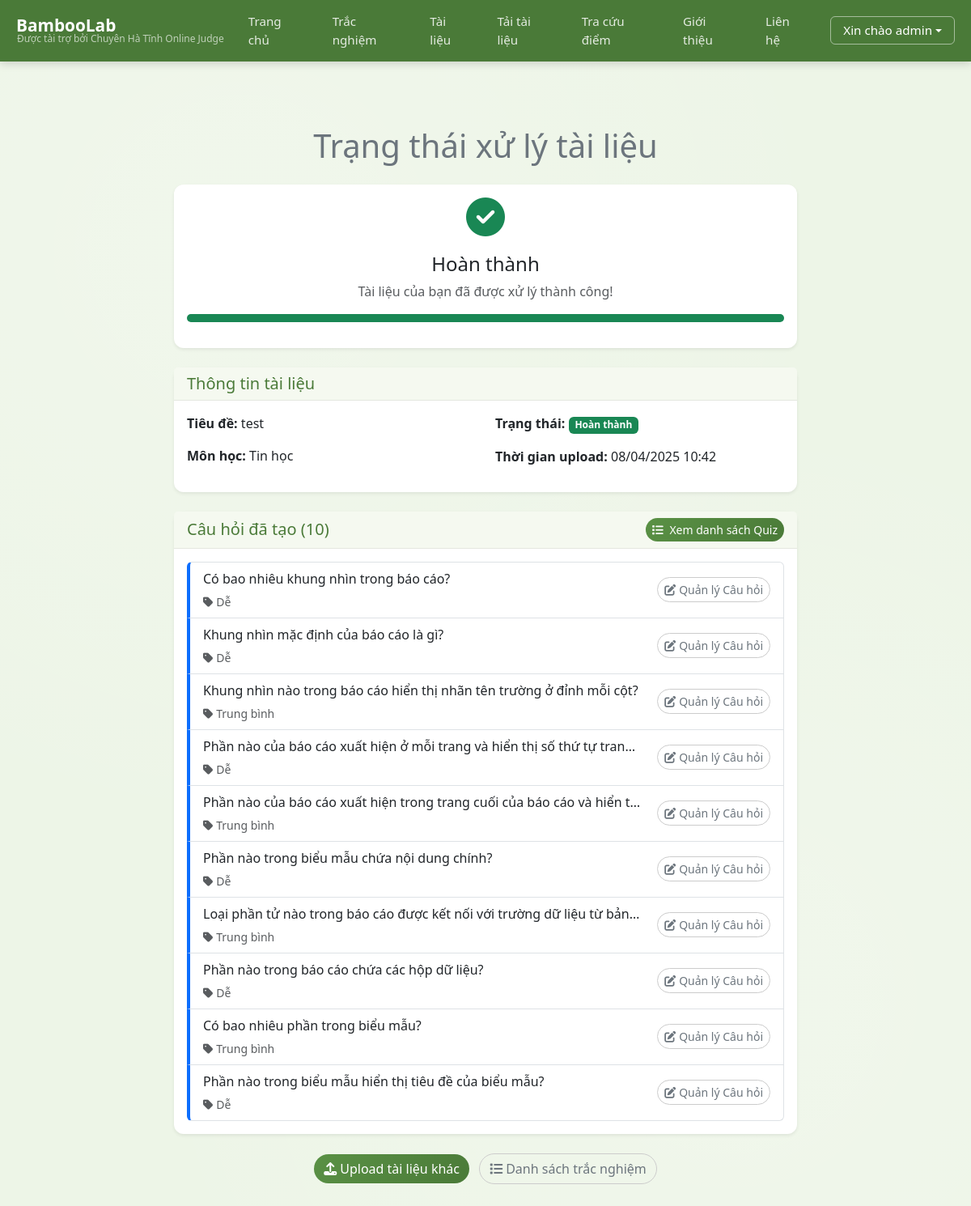
Screenshot of /document-status/17/ (signed in) with the database file from the repository.
### core/models.py (models this page shows, shortened)
class Document(models.Model):
    STATUS_CHOICES = [
        ('pending', 'Đang chờ xử lý'),
        ('processing', 'Đang xử lý'),
        ('completed', 'Hoàn thành'),
        ('failed', 'Thất bại')
    ]
    title = models.CharField(max_length=255)
    file = models.FileField(upload_to='documents/', null=True, blank=True)
    subject = models.ForeignKey(Subject, on_delete=models.CASCADE, related_name='documents', verbose_name="Môn học", null=True)
    uploaded_at = models.DateTimeField(auto_now_add=True)
    author = models.ForeignKey(User, on_delete=models.CASCADE, related_name='documents', verbose_name="Tác giả", null=True)
    status = models.CharField(max_length=20, choices=STATUS_CHOICES, default='pending')
    task_id = models.CharField(max_length=255, blank=True, null=True)
    error_message = models.TextField(blank=True, null=True)
    additional_requirements = models.TextField(blank=True, null=True)
    progress = models.IntegerField(default=0, help_text="Tiến trình xử lý (0-100%)")
    progress_message = models.CharField(max_length=255, blank=True, null=True, help_text="Thông báo về tiến trình hiện tại")
    class Meta:
        verbose_name = "Tài liệu"
        verbose_name_plural = "Tài liệu"
        ordering = ['uploaded_at']

class Subject(models.Model):
    name = models.CharField(max_length=100, unique=True, verbose_name="Tên môn học")
    code = models.CharField(max_length=20, blank=True, null=True, verbose_name="Mã môn học")
    description = models.TextField(blank=True, null=True, verbose_name="Mô tả")
    created_at = models.DateTimeField(auto_now_add=True)
    updated_at = models.DateTimeField(auto_now=True)
    class Meta:
        verbose_name = "Môn học"
        verbose_name_plural = "Môn học"
        ordering = ['name']
    def __str__(self):
        return self.name

class Question(models.Model):
    text = models.TextField()
    subject_text = models.CharField(max_length=100, verbose_name="Tên môn học (cũ)", null=True)
    subject = models.ForeignKey(Subject, on_delete=models.CASCADE, related_name='questions', verbose_name="Môn học", null=True)
    difficulty = models.CharField(max_length=20, choices=[
        ('easy', 'Dễ'),
        ('medium', 'Trung bình'),
        ('hard', 'Khó')
    ], default='medium')
    created_at = models.DateTimeField(auto_now_add=True)
    updated_at = models.DateTimeField(auto_now=True)
    document = models.ForeignKey('Document', on_delete=models.SET_NULL, null=True, blank=True, related_name='questions')
    class Meta:
        verbose_name = "Câu hỏi"
        verbose_name_plural = "Câu hỏi"
        ordering = ['created_at']

### core/views.py (the view)
# urls.py: path("document-status/<int:document_id>/", document_status, name="document-status"),
@user_passes_test(lambda u: u.is_staff)
def document_status(request, document_id):
    document = get_object_or_404(Document, id=document_id)
    questions = Question.objects.filter(document=document)
    question_count = questions.count()
    context = {
        'document': document,
        'question_count': question_count,
        'questions': questions
    }
    return render(request, 'document-status.html', context)

### templates/document-status.html (shortened to what this page needs)
{% extends 'base.html' %}
{% block content %}
<div class="content-container py-5">
    <h1 class="mb-4 text-center">Trạng thái xử lý tài liệu</h1>
    <div class="card shadow-sm mb-4">
        <div class="card-body text-center">
            {% if document.status == 'pending' %}
                <i class="fas fa-clock status-icon status-pending"></i>
                <h4>Đang chờ xử lý</h4>
                <p class="text-muted">Tài liệu của bạn đang trong hàng đợi chờ xử lý.</p>
                <div class="progress mb-3">
                    <div class="progress-bar progress-bar-striped progress-bar-animated bg-warning" role="progressbar" style="width: {% if document.progress > 0 %}{{ document.progress }}{% else %}15{% endif %}%" aria-valuenow="{% if document.progress > 0 %}{{ document.progress }}{% else %}15{% endif %}" aria-valuemin="0" aria-valuemax="100"></div>
                </div>
                {% if document.progress_message %}
                <p class="text-muted progress-message">{{ document.progress_message }}</p>
                {% endif %}
            {% elif document.status == 'completed' %}
                <i class="fas fa-check-circle status-icon status-completed"></i>
                <h4>Hoàn thành</h4>
                <p class="text-muted">Tài liệu của bạn đã được xử lý thành công!</p>
                <div class="progress mb-3">
                    <div class="progress-bar bg-success" role="progressbar" style="width: 100%" aria-valuenow="100" aria-valuemin="0" aria-valuemax="100"></div>
                </div>
            {% endif %}
        </div>
    </div>
    <div class="card shadow-sm mb-4">
        <div class="card-header">
            <h5 class="mb-0">Thông tin tài liệu</h5>
        </div>
        <div class="card-body">
            <div class="row">
                <div class="col-md-6">
                    <p><strong>Tiêu đề:</strong> {{ document.title }}</p>
                    <p><strong>Môn học:</strong> {{ document.subject }}</p>
                </div>
                <div class="col-md-6">
                    <p><strong>Trạng thái:</strong>
                        <span class="badge
                        {% if document.status == 'pending' %}bg-warning
                        {% elif document.status == 'processing' %}bg-primary
                        {% elif document.status == 'completed' %}bg-success
                        {% elif document.status == 'failed' %}bg-danger
                        {% endif %}">
                            {{ document.get_status_display }}
                        </span>
                    </p>
                    <p><strong>Thời gian upload:</strong> {{ document.uploaded_at|date:"d/m/Y H:i" }}</p>
                </div>
            </div>
        </div>
    </div>
    {% if document.status == 'completed' %}
    <div class="card shadow-sm mb-4">
        <div class="card-header d-flex justify-content-between align-items-center">
            <h5 class="mb-0">Câu hỏi đã tạo ({{ question_count }})</h5>
            <a href="{% url 'quiz-list' %}" class="btn btn-sm btn-primary">
                <i class="fas fa-list me-1"></i> Xem danh sách Quiz
            </a>
        </div>
        <div class="card-body">
            {% if questions %}
                <div class="list-group">
                    {% for question in questions %}
                    <div class="list-group-item question-item">
                        <div class="d-flex justify-content-between align-items-center">
                            <div>
                                <p class="mb-1">{{ question.text|truncatechars:70 }}</p>
                                <small class="text-muted">
                                    <i class="fas fa-tag me-1"></i>{{ question.get_difficulty_display }}
                                </small>
                            </div>
                            <a href="{% url 'admin:core_question_changelist' %}{{ question.id }}" target="_blank" class="btn btn-sm btn-outline-secondary" title="Quản lý các câu hỏi của tài liệu này trong admin">
                                <i class="fas fa-edit me-1"></i>Quản lý Câu hỏi
                            </a>
                        </div>
                    </div>
                    {% endfor %}
                </div>
            {% else %}
                <div class="alert alert-info">
                    Không tìm thấy câu hỏi nào. Có thể đã xảy ra lỗi trong quá trình phân tích tài liệu.
                </div>
            {% endif %}
        </div>
    </div>
    {% endif %}
    <div class="text-center mt-4">
        <a href="{% url 'upload-document' %}" class="btn btn-primary">
            <i class="fas fa-upload me-1"></i>Upload tài liệu khác
        </a>
        <a href="{% url 'quiz-list' %}" class="btn btn-outline-secondary ms-2">
            <i class="fas fa-list me-1"></i>Danh sách trắc nghiệm
        </a>
    </div>
</div>
{% endblock %}

### templates/base.html (shortened to what this page needs)
<!DOCTYPE html>
<html lang="vi">
<head>
    <link href="https://cdn.jsdelivr.net/npm/bootstrap@5.3.0-alpha1/dist/css/bootstrap.min.css" rel="stylesheet">
    <link rel="stylesheet" href="https://cdnjs.cloudflare.com/ajax/libs/font-awesome/6.4.0/css/all.min.css">
</head>
<body>
    {% block navbar %}
    <nav class="navbar">
        <div class="navbar-container">
            <div class="logo-container">
                <div class="logo">
                    <a href="/">
                        <span>BambooLab</span>
                    </a>
                </div>
                <div class="sponsor-text">
                    Được tài trợ bởi Chuyên Hà Tĩnh Online Judge
                </div>
            </div>
            <div class="nav-links">
                 <a href="/" class="{% if request.path == '/' %}active{% endif %}">Trang chủ</a>
                 {% if user.is_staff %}
                 <a href="{% url 'quiz-list' %}" class="{% if '/quiz/' in request.path %}active{% endif %}">Trắc nghiệm</a>
                 <a href="{% url 'document-list' %}" class="{% if '/documents/' in request.path %}active{% endif %}">Tài liệu</a>
                 <a href="{% url 'upload-document' %}" class="{% if request.path == '/upload-document/' %}active{% endif %}">Tải tài liệu</a>
                 <a href="{% url 'score-ranking' %}" class="{% if request.path == '/score-ranking/' %}active{% endif %}">Tra cứu điểm</a>
                 {% endif %}
                 <a href="#">Giới thiệu</a>
                 <a href="#">Liên hệ</a>
            </div>
            <div class="nav-buttons">
                 {% if user.is_authenticated %}
                 <div class="nav-item dropdown">
                     <a class="login-btn dropdown-toggle d-flex align-items-center" href="#" id="userDropdownOld" role="button" data-bs-toggle="dropdown" aria-expanded="false">
                         Xin chào {{ user.first_name|default:user.username }}
                     </a>
                 </div>
                 {% else %}
                 <a href="{% url 'login_view' %}" class="login-btn">Đăng nhập</a>
                 <a href="{% url 'register_view' %}" class="signup-btn">Đăng ký</a>
                 {% endif %}
            </div>
        </div>
    </nav>
    {% endblock %}
    <main class="flex-grow-1">
        {% block content %}{% endblock %}
    </main>
</body>
</html>

### templates/base.html (style rules this page uses)
:root { --primary-color: #5a9145; --primary-light: #7db25a; --primary-dark: #4a7a38; --primary-bg: #edf5e7; --accent-color: #20a98a; --text-color: #3b5728; --text-light: #6b8b54; --white: #FFFFFF; --light-bg: #f5f9f0; --dark-bg: #ebf2e4; --gray-text: #6c757d; --card-shadow: 0 10px 30px rgba(0, 0, 0, 0.07); --border-color: rgba(0, 0, 0, 0.07); }
body { font-family: 'Segoe UI', Tahoma, Geneva, Verdana, sans-serif; color: var(--gray-text); background-color: var(--primary-bg); background-image: radial-gradient(circle at 25% 20%, rgba(255, 255, 255, 0.2) 0%, transparent 50%), radial-gradient(circle at 75% 80%, rgba(255, 255, 255, 0.2) 0%, transparent 50%); background-attachment: fixed; margin: 0; display: flex; flex-direction: column; min-height: 100vh; }
main { flex-grow: 1; }
.navbar { background-color: var(--primary-dark); box-shadow: 0 3px 10px rgba(0, 0, 0, 0.15); padding: 10px 0; position: sticky; top: 0; z-index: 1000; }
.navbar-container { display: flex; justify-content: space-between; align-items: center; max-width: 1200px; margin: 0 auto; padding: 0 20px; height: 100%; }
.logo-container { display: flex; flex-direction: column; align-items: flex-start; flex-shrink: 0; margin-right: 20px; }
.logo a { display: flex; align-items: center; text-decoration: none; color: var(--white); font-weight: bold; font-size: 1.3rem; line-height: 1; }
.sponsor-text { font-size: 0.75rem; color: rgba(255, 255, 255, 0.65); margin-top: 0px; line-height: 1; font-weight: 400; margin-left: 1px; }
.nav-links { display: flex; gap: 15px; justify-content: center; flex-grow: 1; }
.nav-links a { text-decoration: none; color: rgba(255, 255, 255, 0.85); font-weight: 500; transition: color 0.3s, background-color 0.3s; padding: 5px 10px; border-radius: 6px; font-size: 0.95rem; }
.nav-buttons { display: flex; gap: 10px; flex-shrink: 0; margin-left: 20px; align-items: center; }
.login-btn, .signup-btn { padding: 5px 15px; border-radius: 6px; text-decoration: none; font-weight: 500; transition: all 0.3s; font-size: 0.95rem; white-space: nowrap; }
.login-btn { color: var(--white); border: 1px solid rgba(255, 255, 255, 0.5); }

### templates/document-status.html (style rules this page uses)
.status-icon { font-size: 48px; margin-bottom: 20px; }
.status-completed { color: #198754; }
.progress { height: 10px; border-radius: 5px; }
.question-item { border-left: 4px solid #0d6efd; transition: all 0.3s; }
.content-container { max-width: 800px; margin: 2rem auto; padding: 0 15px; }
.card { margin-bottom: 1.5rem; border: none; border-radius: .75rem; box-shadow: 0 4px 15px rgba(0,0,0,0.07); }
.card-header { background-color: var(--light-bg); border-bottom: 1px solid var(--border-color); font-weight: 600; color: var(--primary-dark); }
.btn { border-radius: 50px; }
.btn-primary { background: linear-gradient(135deg, var(--primary-color) 0%, var(--primary-dark) 100%); border: none; }
.btn-outline-secondary { border-color: #ccc; color: #6c757d; }

### rows the page displays
Document: title "test", subject "Tin học", status "Hoàn thành", uploaded_at "08/04/2025 10:42"
Question: text "Có bao nhiêu khung nhìn trong báo cáo?", difficulty "Dễ"
Question: text "Khung nhìn mặc định của báo cáo là gì?", difficulty "Dễ"
Question: text "Khung nhìn nào trong báo cáo hiển thị nhãn tên trường ở đỉnh mỗi cột?", difficulty "Trung bình"
Question: text "Phần nào của báo cáo xuất hiện ở mỗi trang và hiển thị số thứ tự tran…", difficulty "Dễ"
Question: text "Phần nào của báo cáo xuất hiện trong trang cuối của báo cáo và hiển t…", difficulty "Trung bình"
Question: text "Phần nào trong biểu mẫu chứa nội dung chính?", difficulty "Dễ"
Question: text "Loại phần tử nào trong báo cáo được kết nối với trường dữ liệu từ bản…", difficulty "Trung bình"
Question: text "Phần nào trong báo cáo chứa các hộp dữ liệu?", difficulty "Dễ"
Question: text "Có bao nhiêu phần trong biểu mẫu?", difficulty "Trung bình"
Question: text "Phần nào trong biểu mẫu hiển thị tiêu đề của biểu mẫu?", difficulty "Dễ"

### other values shown
{{ user.first_name|default:user.username }} "admin"
{{ question_count }} "10"
